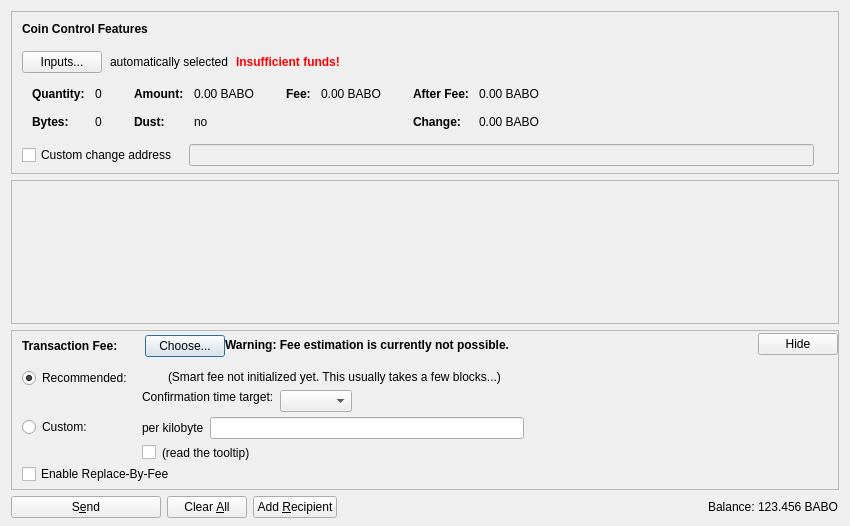
<?xml version="1.0" encoding="UTF-8"?>
<ui version="4.0">
 <class>SendCoinsDialog</class>
 <widget class="QDialog" name="SendCoinsDialog">
  <property name="geometry">
   <rect>
    <x>0</x>
    <y>0</y>
    <width>850</width>
    <height>526</height>
   </rect>
  </property>
  <property name="windowTitle">
   <string>Send Coins</string>
  </property>
  <layout class="QVBoxLayout" name="verticalLayout" stretch="0,1,0,0">
   <property name="bottomMargin">
    <number>8</number>
   </property>
   <item>
    <widget class="QFrame" name="frameCoinControl">
     <property name="sizePolicy">
      <sizepolicy hsizetype="Expanding" vsizetype="Expanding">
       <horstretch>0</horstretch>
       <verstretch>0</verstretch>
      </sizepolicy>
     </property>
     <property name="maximumSize">
      <size>
       <width>16777215</width>
       <height>16777215</height>
      </size>
     </property>
     <property name="frameShape">
      <enum>QFrame::StyledPanel</enum>
     </property>
     <property name="frameShadow">
      <enum>QFrame::Sunken</enum>
     </property>
     <layout class="QVBoxLayout" name="verticalLayoutCoinControl2">
      <property name="spacing">
       <number>0</number>
      </property>
      <property name="leftMargin">
       <number>0</number>
      </property>
      <property name="topMargin">
       <number>0</number>
      </property>
      <property name="rightMargin">
       <number>0</number>
      </property>
      <property name="bottomMargin">
       <number>6</number>
      </property>
      <item>
       <layout class="QVBoxLayout" name="verticalLayoutCoinControl" stretch="0,0,0,0,1">
        <property name="spacing">
         <number>0</number>
        </property>
        <property name="leftMargin">
         <number>10</number>
        </property>
        <property name="topMargin">
         <number>10</number>
        </property>
        <item>
         <layout class="QHBoxLayout" name="horizontalLayoutCoinControl1">
          <property name="bottomMargin">
           <number>15</number>
          </property>
          <item>
           <widget class="QLabel" name="labelCoinControlFeatures">
            <property name="sizePolicy">
             <sizepolicy hsizetype="Preferred" vsizetype="Maximum">
              <horstretch>0</horstretch>
              <verstretch>0</verstretch>
             </sizepolicy>
            </property>
            <property name="font">
             <font>
              <weight>75</weight>
              <bold>true</bold>
             </font>
            </property>
            <property name="styleSheet">
             <string notr="true">font-weight:bold;</string>
            </property>
            <property name="text">
             <string>Coin Control Features</string>
            </property>
           </widget>
          </item>
         </layout>
        </item>
        <item>
         <layout class="QHBoxLayout" name="horizontalLayoutCoinControl2" stretch="0,0,0,0">
          <property name="spacing">
           <number>8</number>
          </property>
          <property name="bottomMargin">
           <number>10</number>
          </property>
          <item>
           <widget class="QPushButton" name="pushButtonCoinControl">
            <property name="styleSheet">
             <string notr="true"/>
            </property>
            <property name="text">
             <string>Inputs...</string>
            </property>
            <property name="autoDefault">
             <bool>false</bool>
            </property>
           </widget>
          </item>
          <item>
           <widget class="QLabel" name="labelCoinControlAutomaticallySelected">
            <property name="text">
             <string>automatically selected</string>
            </property>
            <property name="margin">
             <number>5</number>
            </property>
           </widget>
          </item>
          <item>
           <widget class="QLabel" name="labelCoinControlInsuffFunds">
            <property name="font">
             <font>
              <weight>75</weight>
              <bold>true</bold>
             </font>
            </property>
            <property name="styleSheet">
             <string notr="true">color:red;font-weight:bold;</string>
            </property>
            <property name="text">
             <string>Insufficient funds!</string>
            </property>
            <property name="margin">
             <number>5</number>
            </property>
           </widget>
          </item>
          <item>
           <spacer name="horizontalSpacerCoinControl">
            <property name="orientation">
             <enum>Qt::Horizontal</enum>
            </property>
            <property name="sizeHint" stdset="0">
             <size>
              <width>40</width>
              <height>1</height>
             </size>
            </property>
           </spacer>
          </item>
         </layout>
        </item>
        <item>
         <widget class="QWidget" name="widgetCoinControl" native="true">
          <property name="sizePolicy">
           <sizepolicy hsizetype="Preferred" vsizetype="Preferred">
            <horstretch>0</horstretch>
            <verstretch>0</verstretch>
           </sizepolicy>
          </property>
          <property name="minimumSize">
           <size>
            <width>0</width>
            <height>0</height>
           </size>
          </property>
          <property name="styleSheet">
           <string notr="true"/>
          </property>
          <layout class="QHBoxLayout" name="horizontalLayoutCoinControl5">
           <property name="leftMargin">
            <number>0</number>
           </property>
           <property name="topMargin">
            <number>0</number>
           </property>
           <property name="rightMargin">
            <number>0</number>
           </property>
           <property name="bottomMargin">
            <number>0</number>
           </property>
           <item>
            <layout class="QHBoxLayout" name="horizontalLayoutCoinControl3" stretch="0,0,0,1">
             <property name="spacing">
              <number>20</number>
             </property>
             <property name="topMargin">
              <number>0</number>
             </property>
             <property name="bottomMargin">
              <number>10</number>
             </property>
             <item>
              <layout class="QFormLayout" name="formLayoutCoinControl1">
               <property name="horizontalSpacing">
                <number>10</number>
               </property>
               <property name="verticalSpacing">
                <number>14</number>
               </property>
               <property name="leftMargin">
                <number>10</number>
               </property>
               <property name="topMargin">
                <number>4</number>
               </property>
               <property name="rightMargin">
                <number>6</number>
               </property>
               <item row="0" column="0">
                <widget class="QLabel" name="labelCoinControlQuantityText">
                 <property name="font">
                  <font>
                   <weight>75</weight>
                   <bold>true</bold>
                  </font>
                 </property>
                 <property name="text">
                  <string>Quantity:</string>
                 </property>
                 <property name="margin">
                  <number>0</number>
                 </property>
                </widget>
               </item>
               <item row="0" column="1">
                <widget class="QLabel" name="labelCoinControlQuantity">
                 <property name="cursor">
                  <cursorShape>IBeamCursor</cursorShape>
                 </property>
                 <property name="contextMenuPolicy">
                  <enum>Qt::ActionsContextMenu</enum>
                 </property>
                 <property name="text">
                  <string notr="true">0</string>
                 </property>
                 <property name="margin">
                  <number>0</number>
                 </property>
                 <property name="textInteractionFlags">
                  <set>Qt::LinksAccessibleByMouse|Qt::TextSelectableByKeyboard|Qt::TextSelectableByMouse</set>
                 </property>
                </widget>
               </item>
               <item row="1" column="0">
                <widget class="QLabel" name="labelCoinControlBytesText">
                 <property name="font">
                  <font>
                   <weight>75</weight>
                   <bold>true</bold>
                  </font>
                 </property>
                 <property name="text">
                  <string>Bytes:</string>
                 </property>
                </widget>
               </item>
               <item row="1" column="1">
                <widget class="QLabel" name="labelCoinControlBytes">
                 <property name="cursor">
                  <cursorShape>IBeamCursor</cursorShape>
                 </property>
                 <property name="contextMenuPolicy">
                  <enum>Qt::ActionsContextMenu</enum>
                 </property>
                 <property name="text">
                  <string notr="true">0</string>
                 </property>
                 <property name="textInteractionFlags">
                  <set>Qt::LinksAccessibleByMouse|Qt::TextSelectableByKeyboard|Qt::TextSelectableByMouse</set>
                 </property>
                </widget>
               </item>
              </layout>
             </item>
             <item>
              <layout class="QFormLayout" name="formLayoutCoinControl2">
               <property name="horizontalSpacing">
                <number>10</number>
               </property>
               <property name="verticalSpacing">
                <number>14</number>
               </property>
               <property name="leftMargin">
                <number>6</number>
               </property>
               <property name="topMargin">
                <number>4</number>
               </property>
               <property name="rightMargin">
                <number>6</number>
               </property>
               <item row="0" column="0">
                <widget class="QLabel" name="labelCoinControlAmountText">
                 <property name="font">
                  <font>
                   <weight>75</weight>
                   <bold>true</bold>
                  </font>
                 </property>
                 <property name="text">
                  <string>Amount:</string>
                 </property>
                 <property name="margin">
                  <number>0</number>
                 </property>
                </widget>
               </item>
               <item row="0" column="1">
                <widget class="QLabel" name="labelCoinControlAmount">
                 <property name="cursor">
                  <cursorShape>IBeamCursor</cursorShape>
                 </property>
                 <property name="contextMenuPolicy">
                  <enum>Qt::ActionsContextMenu</enum>
                 </property>
                 <property name="text">
                  <string notr="true">0.00 BABO</string>
                 </property>
                 <property name="textInteractionFlags">
                  <set>Qt::LinksAccessibleByMouse|Qt::TextSelectableByKeyboard|Qt::TextSelectableByMouse</set>
                 </property>
                </widget>
               </item>
               <item row="1" column="0">
                <widget class="QLabel" name="labelCoinControlLowOutputText">
                 <property name="font">
                  <font>
                   <weight>75</weight>
                   <bold>true</bold>
                  </font>
                 </property>
                 <property name="text">
                  <string>Dust:</string>
                 </property>
                </widget>
               </item>
               <item row="1" column="1">
                <widget class="QLabel" name="labelCoinControlLowOutput">
                 <property name="cursor">
                  <cursorShape>IBeamCursor</cursorShape>
                 </property>
                 <property name="contextMenuPolicy">
                  <enum>Qt::ActionsContextMenu</enum>
                 </property>
                 <property name="text">
                  <string notr="true">no</string>
                 </property>
                 <property name="textInteractionFlags">
                  <set>Qt::LinksAccessibleByMouse|Qt::TextSelectableByKeyboard|Qt::TextSelectableByMouse</set>
                 </property>
                </widget>
               </item>
              </layout>
             </item>
             <item>
              <layout class="QFormLayout" name="formLayoutCoinControl3">
               <property name="horizontalSpacing">
                <number>10</number>
               </property>
               <property name="verticalSpacing">
                <number>14</number>
               </property>
               <property name="leftMargin">
                <number>6</number>
               </property>
               <property name="topMargin">
                <number>4</number>
               </property>
               <property name="rightMargin">
                <number>6</number>
               </property>
               <item row="0" column="0">
                <widget class="QLabel" name="labelCoinControlFeeText">
                 <property name="font">
                  <font>
                   <weight>75</weight>
                   <bold>true</bold>
                  </font>
                 </property>
                 <property name="text">
                  <string>Fee:</string>
                 </property>
                 <property name="margin">
                  <number>0</number>
                 </property>
                </widget>
               </item>
               <item row="0" column="1">
                <widget class="QLabel" name="labelCoinControlFee">
                 <property name="cursor">
                  <cursorShape>IBeamCursor</cursorShape>
                 </property>
                 <property name="contextMenuPolicy">
                  <enum>Qt::ActionsContextMenu</enum>
                 </property>
                 <property name="text">
                  <string notr="true">0.00 BABO</string>
                 </property>
                 <property name="textInteractionFlags">
                  <set>Qt::LinksAccessibleByMouse|Qt::TextSelectableByKeyboard|Qt::TextSelectableByMouse</set>
                 </property>
                </widget>
               </item>
              </layout>
             </item>
             <item>
              <layout class="QFormLayout" name="formLayoutCoinControl4">
               <property name="horizontalSpacing">
                <number>10</number>
               </property>
               <property name="verticalSpacing">
                <number>14</number>
               </property>
               <property name="leftMargin">
                <number>6</number>
               </property>
               <property name="topMargin">
                <number>4</number>
               </property>
               <property name="rightMargin">
                <number>6</number>
               </property>
               <item row="0" column="0">
                <widget class="QLabel" name="labelCoinControlAfterFeeText">
                 <property name="font">
                  <font>
                   <weight>75</weight>
                   <bold>true</bold>
                  </font>
                 </property>
                 <property name="text">
                  <string>After Fee:</string>
                 </property>
                 <property name="margin">
                  <number>0</number>
                 </property>
                </widget>
               </item>
               <item row="0" column="1">
                <widget class="QLabel" name="labelCoinControlAfterFee">
                 <property name="cursor">
                  <cursorShape>IBeamCursor</cursorShape>
                 </property>
                 <property name="contextMenuPolicy">
                  <enum>Qt::ActionsContextMenu</enum>
                 </property>
                 <property name="text">
                  <string notr="true">0.00 BABO</string>
                 </property>
                 <property name="textInteractionFlags">
                  <set>Qt::LinksAccessibleByMouse|Qt::TextSelectableByKeyboard|Qt::TextSelectableByMouse</set>
                 </property>
                </widget>
               </item>
               <item row="1" column="0">
                <widget class="QLabel" name="labelCoinControlChangeText">
                 <property name="font">
                  <font>
                   <weight>75</weight>
                   <bold>true</bold>
                  </font>
                 </property>
                 <property name="text">
                  <string>Change:</string>
                 </property>
                </widget>
               </item>
               <item row="1" column="1">
                <widget class="QLabel" name="labelCoinControlChange">
                 <property name="cursor">
                  <cursorShape>IBeamCursor</cursorShape>
                 </property>
                 <property name="contextMenuPolicy">
                  <enum>Qt::ActionsContextMenu</enum>
                 </property>
                 <property name="text">
                  <string notr="true">0.00 BABO</string>
                 </property>
                 <property name="textInteractionFlags">
                  <set>Qt::LinksAccessibleByMouse|Qt::TextSelectableByKeyboard|Qt::TextSelectableByMouse</set>
                 </property>
                </widget>
               </item>
              </layout>
             </item>
            </layout>
           </item>
          </layout>
         </widget>
        </item>
        <item>
         <layout class="QHBoxLayout" name="horizontalLayoutCoinControl4" stretch="0,0,0">
          <property name="spacing">
           <number>12</number>
          </property>
          <property name="sizeConstraint">
           <enum>QLayout::SetDefaultConstraint</enum>
          </property>
          <property name="topMargin">
           <number>5</number>
          </property>
          <property name="rightMargin">
           <number>5</number>
          </property>
          <item>
           <widget class="QCheckBox" name="checkBoxCoinControlChange">
            <property name="toolTip">
             <string>If this is activated, but the change address is empty or invalid, change will be sent to a newly generated address.</string>
            </property>
            <property name="text">
             <string>Custom change address</string>
            </property>
           </widget>
          </item>
          <item>
           <widget class="QValidatedLineEdit" name="lineEditCoinControlChange">
            <property name="enabled">
             <bool>false</bool>
            </property>
            <property name="sizePolicy">
             <sizepolicy hsizetype="Expanding" vsizetype="Fixed">
              <horstretch>0</horstretch>
              <verstretch>0</verstretch>
             </sizepolicy>
            </property>
           </widget>
          </item>
          <item>
           <widget class="QLabel" name="labelCoinControlChangeLabel">
            <property name="sizePolicy">
             <sizepolicy hsizetype="Preferred" vsizetype="Expanding">
              <horstretch>0</horstretch>
              <verstretch>0</verstretch>
             </sizepolicy>
            </property>
            <property name="minimumSize">
             <size>
              <width>0</width>
              <height>0</height>
             </size>
            </property>
            <property name="text">
             <string/>
            </property>
            <property name="margin">
             <number>3</number>
            </property>
           </widget>
          </item>
         </layout>
        </item>
        <item>
         <spacer name="verticalSpacerCoinControl">
          <property name="orientation">
           <enum>Qt::Vertical</enum>
          </property>
          <property name="sizeHint" stdset="0">
           <size>
            <width>800</width>
            <height>1</height>
           </size>
          </property>
         </spacer>
        </item>
       </layout>
      </item>
     </layout>
    </widget>
   </item>
   <item>
    <widget class="QScrollArea" name="scrollArea">
     <property name="widgetResizable">
      <bool>true</bool>
     </property>
     <widget class="QWidget" name="scrollAreaWidgetContents">
      <property name="geometry">
       <rect>
        <x>0</x>
        <y>0</y>
        <width>830</width>
        <height>104</height>
       </rect>
      </property>
      <layout class="QVBoxLayout" name="verticalLayout_2" stretch="0,1">
       <property name="leftMargin">
        <number>0</number>
       </property>
       <property name="topMargin">
        <number>0</number>
       </property>
       <property name="rightMargin">
        <number>0</number>
       </property>
       <property name="bottomMargin">
        <number>0</number>
       </property>
       <item>
        <layout class="QVBoxLayout" name="entries">
         <property name="spacing">
          <number>6</number>
         </property>
        </layout>
       </item>
       <item>
        <spacer name="verticalSpacer">
         <property name="orientation">
          <enum>Qt::Vertical</enum>
         </property>
         <property name="sizeHint" stdset="0">
          <size>
           <width>20</width>
           <height>40</height>
          </size>
         </property>
        </spacer>
       </item>
      </layout>
     </widget>
    </widget>
   </item>
   <item>
    <widget class="QFrame" name="frameFee">
     <property name="sizePolicy">
      <sizepolicy hsizetype="Expanding" vsizetype="Expanding">
       <horstretch>0</horstretch>
       <verstretch>0</verstretch>
      </sizepolicy>
     </property>
     <property name="maximumSize">
      <size>
       <width>16777215</width>
       <height>16777215</height>
      </size>
     </property>
     <property name="frameShape">
      <enum>QFrame::StyledPanel</enum>
     </property>
     <property name="frameShadow">
      <enum>QFrame::Sunken</enum>
     </property>
     <layout class="QVBoxLayout" name="verticalLayoutFee1">
      <property name="spacing">
       <number>0</number>
      </property>
      <property name="leftMargin">
       <number>0</number>
      </property>
      <property name="topMargin">
       <number>0</number>
      </property>
      <property name="rightMargin">
       <number>0</number>
      </property>
      <property name="bottomMargin">
       <number>0</number>
      </property>
      <item>
       <layout class="QVBoxLayout" name="verticalLayoutFee2" stretch="0,0,0">
        <property name="spacing">
         <number>0</number>
        </property>
        <property name="leftMargin">
         <number>10</number>
        </property>
        <property name="topMargin">
         <number>0</number>
        </property>
        <item>
         <layout class="QHBoxLayout" name="horizontalLayoutFee1">
          <property name="bottomMargin">
           <number>0</number>
          </property>
          <item>
           <layout class="QVBoxLayout" name="verticalLayoutFee7">
            <property name="spacing">
             <number>0</number>
            </property>
            <item>
             <spacer name="verticalSpacerSmartFee">
              <property name="orientation">
               <enum>Qt::Vertical</enum>
              </property>
              <property name="sizeType">
               <enum>QSizePolicy::Fixed</enum>
              </property>
              <property name="sizeHint" stdset="0">
               <size>
                <width>1</width>
                <height>4</height>
               </size>
              </property>
             </spacer>
            </item>
            <item>
             <layout class="QHBoxLayout" name="horizontalLayoutSmartFee">
              <property name="spacing">
               <number>10</number>
              </property>
              <item>
               <widget class="QLabel" name="labelFeeHeadline">
                <property name="sizePolicy">
                 <sizepolicy hsizetype="Preferred" vsizetype="Maximum">
                  <horstretch>0</horstretch>
                  <verstretch>0</verstretch>
                 </sizepolicy>
                </property>
                <property name="font">
                 <font>
                  <weight>75</weight>
                  <bold>true</bold>
                 </font>
                </property>
                <property name="styleSheet">
                 <string notr="true">font-weight:bold;</string>
                </property>
                <property name="text">
                 <string>Transaction Fee:</string>
                </property>
               </widget>
              </item>
              <item>
               <widget class="QLabel" name="labelFeeMinimized">
                <property name="text">
                 <string/>
                </property>
               </widget>
              </item>
              <item>
               <widget class="QPushButton" name="buttonChooseFee">
                <property name="text">
                 <string>Choose...</string>
                </property>
               </widget>
              </item>
             </layout>
            </item>
            <item>
             <spacer name="verticalSpacer_5">
              <property name="orientation">
               <enum>Qt::Vertical</enum>
              </property>
              <property name="sizeHint" stdset="0">
               <size>
                <width>1</width>
                <height>1</height>
               </size>
              </property>
             </spacer>
            </item>
           </layout>
          </item>
          <item>
           <widget class="QLabel" name="fallbackFeeWarningLabel">
            <property name="toolTip">
             <string>Using the fallbackfee can result in sending a transaction that will take several hours or days (or never) to confirm. Consider choosing your fee manually or wait until you have validated the complete chain.</string>
            </property>
            <property name="font">
            <font>
                <weight>75</weight>
                <bold>true</bold>
            </font>
            </property>
            <property name="text">
             <string>Warning: Fee estimation is currently not possible.</string>
            </property>
            <property name="wordWrap">
             <bool>false</bool>
            </property>
           </widget>
          </item>
          <item>
           <spacer name="horizontalSpacer_4">
            <property name="orientation">
             <enum>Qt::Horizontal</enum>
            </property>
            <property name="sizeType">
             <enum>QSizePolicy::MinimumExpanding</enum>
            </property>
            <property name="sizeHint" stdset="0">
             <size>
              <width>40</width>
              <height>20</height>
             </size>
            </property>
           </spacer>
          </item>
          <item>
           <widget class="QPushButton" name="buttonMinimizeFee">
            <property name="toolTip">
             <string>collapse fee-settings</string>
            </property>
            <property name="text">
             <string>Hide</string>
            </property>
           </widget>
          </item>
         </layout>
        </item>
        <item>
         <widget class="QFrame" name="frameFeeSelection">
          <layout class="QVBoxLayout" name="verticalLayoutFee12">
           <property name="spacing">
            <number>0</number>
           </property>
           <property name="leftMargin">
            <number>0</number>
           </property>
           <property name="topMargin">
            <number>0</number>
           </property>
           <property name="rightMargin">
            <number>0</number>
           </property>
           <property name="bottomMargin">
            <number>0</number>
           </property>
           <item>
            <layout class="QGridLayout" name="gridLayoutFee">
             <property name="topMargin">
              <number>10</number>
             </property>
             <property name="bottomMargin">
              <number>4</number>
             </property>
             <property name="horizontalSpacing">
              <number>10</number>
             </property>
             <property name="verticalSpacing">
              <number>4</number>
             </property>
             <item row="1" column="1">
              <layout class="QVBoxLayout" name="verticalLayoutFee8">
               <property name="spacing">
                <number>6</number>
               </property>
               <item>
                <layout class="QHBoxLayout" name="horizontalLayoutFee13">
                 <item>
                  <widget class="QLabel" name="labelCustomPerKilobyte">
                   <property name="toolTip">
                    <string>Specify a custom fee per kB (1,000 bytes) of the transaction's virtual size.

Note:  Since the fee is calculated on a per-byte basis, a fee of "100 satoshis per kB" for a transaction size of 500 bytes (half of 1 kB) would ultimately yield a fee of only 50 satoshis.</string>
                   </property>
                   <property name="text">
                    <string>per kilobyte</string>
                   </property>
                  </widget>
                 </item>
                 <item>
                  <widget class="BabocoinAmountField" name="customFee"/>
                 </item>
                 <item>
                  <spacer name="horizontalSpacer_6">
                   <property name="orientation">
                    <enum>Qt::Horizontal</enum>
                   </property>
                   <property name="sizeHint" stdset="0">
                    <size>
                     <width>1</width>
                     <height>1</height>
                    </size>
                   </property>
                  </spacer>
                 </item>
                </layout>
               </item>
               <item>
                <layout class="QHBoxLayout" name="horizontalLayoutFee8">
                 <item>
                  <widget class="QCheckBox" name="checkBoxMinimumFee">
                   <property name="toolTip">
                    <string>Paying only the minimum fee is just fine as long as there is less transaction volume than space in the blocks. But be aware that this can end up in a never confirming transaction once there is more demand for babocoin transactions than the network can process.</string>
                   </property>
                   <property name="text">
                    <string/>
                   </property>
                  </widget>
                 </item>
                 <item>
                  <widget class="QLabel" name="labelMinFeeWarning">
                   <property name="enabled">
                    <bool>true</bool>
                   </property>
                   <property name="toolTip">
                    <string>Paying only the minimum fee is just fine as long as there is less transaction volume than space in the blocks. But be aware that this can end up in a never confirming transaction once there is more demand for babocoin transactions than the network can process.</string>
                   </property>
                   <property name="text">
                    <string>(read the tooltip)</string>
                   </property>
                   <property name="margin">
                    <number>5</number>
                   </property>
                  </widget>
                 </item>
                 <item>
                  <spacer name="horizontalSpacer_2">
                   <property name="orientation">
                    <enum>Qt::Horizontal</enum>
                   </property>
                   <property name="sizeHint" stdset="0">
                    <size>
                     <width>1</width>
                     <height>1</height>
                    </size>
                   </property>
                  </spacer>
                 </item>
                </layout>
               </item>
              </layout>
             </item>
             <item row="0" column="0">
              <layout class="QVBoxLayout" name="verticalLayoutFee4" stretch="0,1">
               <item>
                <widget class="QRadioButton" name="radioSmartFee">
                 <property name="text">
                  <string>Recommended:</string>
                 </property>
                 <property name="checked">
                  <bool>true</bool>
                 </property>
                 <attribute name="buttonGroup">
                  <string notr="true">groupFee</string>
                 </attribute>
                </widget>
               </item>
               <item>
                <spacer name="verticalSpacer_2">
                 <property name="orientation">
                  <enum>Qt::Vertical</enum>
                 </property>
                 <property name="sizeHint" stdset="0">
                  <size>
                   <width>1</width>
                   <height>1</height>
                  </size>
                 </property>
                </spacer>
               </item>
              </layout>
             </item>
             <item row="1" column="0">
              <layout class="QVBoxLayout" name="verticalLayoutFee9" stretch="0,1">
               <item>
                <widget class="QRadioButton" name="radioCustomFee">
                 <property name="text">
                  <string>Custom:</string>
                 </property>
                 <attribute name="buttonGroup">
                  <string notr="true">groupFee</string>
                 </attribute>
                </widget>
               </item>
               <item>
                <spacer name="verticalSpacer_6">
                 <property name="orientation">
                  <enum>Qt::Vertical</enum>
                 </property>
                 <property name="sizeHint" stdset="0">
                  <size>
                   <width>1</width>
                   <height>1</height>
                  </size>
                 </property>
                </spacer>
               </item>
              </layout>
             </item>
             <item row="0" column="1">
              <layout class="QVBoxLayout" name="verticalLayoutFee3" stretch="0,0,1">
               <property name="spacing">
                <number>6</number>
               </property>
               <property name="topMargin">
                <number>2</number>
               </property>
               <item>
                <layout class="QHBoxLayout" name="horizontalLayoutFee12">
                 <item>
                  <widget class="QLabel" name="labelSmartFee">
                   <property name="text">
                    <string/>
                   </property>
                   <property name="margin">
                    <number>2</number>
                   </property>
                  </widget>
                 </item>
                 <item>
                  <widget class="QLabel" name="labelFeeEstimation">
                   <property name="text">
                    <string/>
                   </property>
                  </widget>
                 </item>
                 <item>
                  <widget class="QLabel" name="labelSmartFee2">
                   <property name="text">
                    <string>(Smart fee not initialized yet. This usually takes a few blocks...)</string>
                   </property>
                   <property name="margin">
                    <number>2</number>
                   </property>
                  </widget>
                 </item>
                 <item>
                  <spacer name="horizontalSpacer_5">
                   <property name="orientation">
                    <enum>Qt::Horizontal</enum>
                   </property>
                   <property name="sizeHint" stdset="0">
                    <size>
                     <width>1</width>
                     <height>1</height>
                    </size>
                   </property>
                  </spacer>
                 </item>
                </layout>
               </item>
               <item>
                <layout class="QHBoxLayout" name="horizontalLayoutFee9">
                 <item>
                  <layout class="QVBoxLayout" name="verticalLayoutFee6">
                   <item>
                    <widget class="QLabel" name="labelSmartFee3">
                     <property name="text">
                      <string>Confirmation time target:</string>
                     </property>
                     <property name="margin">
                      <number>2</number>
                     </property>
                    </widget>
                   </item>
                   <item>
                    <spacer name="verticalSpacer_3">
                     <property name="orientation">
                      <enum>Qt::Vertical</enum>
                     </property>
                     <property name="sizeHint" stdset="0">
                      <size>
                       <width>1</width>
                       <height>1</height>
                      </size>
                     </property>
                    </spacer>
                   </item>
                  </layout>
                 </item>
                 <item>
                  <layout class="QVBoxLayout" name="verticalLayoutFee5">
                   <property name="rightMargin">
                    <number>30</number>
                   </property>
                   <item>
                    <layout class="QHBoxLayout" name="horizontalLayoutConfTarget">
                     <property name="bottomMargin">
                      <number>0</number>
                     </property>
                     <item>
                      <widget class="QComboBox" name="confTargetSelector"/>
                     </item>
                     <item>
                      <spacer name="horizontalSpacerConfTarget">
                       <property name="orientation">
                        <enum>Qt::Horizontal</enum>
                       </property>
                       <property name="sizeHint" stdset="0">
                        <size>
                         <width>40</width>
                         <height>20</height>
                        </size>
                       </property>
                      </spacer>
                     </item>
                    </layout>
                   </item>
                  </layout>
                 </item>
                </layout>
               </item>
               <item>
                <spacer name="verticalSpacer_4">
                 <property name="orientation">
                  <enum>Qt::Vertical</enum>
                 </property>
                 <property name="sizeHint" stdset="0">
                  <size>
                   <width>1</width>
                   <height>1</height>
                  </size>
                 </property>
                </spacer>
               </item>
              </layout>
             </item>
            </layout>
           </item>
           <item>
            <widget class="QCheckBox" name="optInRBF">
             <property name="text">
              <string>Enable Replace-By-Fee</string>
             </property>
             <property name="toolTip">
              <string>With Replace-By-Fee (BIP-125) you can increase a transaction's fee after it is sent. Without this, a higher fee may be recommended to compensate for increased transaction delay risk.</string>
             </property>
            </widget>
           </item>
          </layout>
         </widget>
        </item>
        <item>
         <spacer name="verticalSpacerFee">
          <property name="orientation">
           <enum>Qt::Vertical</enum>
          </property>
          <property name="sizeHint" stdset="0">
           <size>
            <width>40</width>
            <height>5</height>
           </size>
          </property>
         </spacer>
        </item>
       </layout>
      </item>
     </layout>
    </widget>
   </item>
   <item>
    <layout class="QHBoxLayout" name="horizontalLayout">
     <item>
      <widget class="QPushButton" name="sendButton">
       <property name="minimumSize">
        <size>
         <width>150</width>
         <height>0</height>
        </size>
       </property>
       <property name="toolTip">
        <string>Confirm the send action</string>
       </property>
       <property name="text">
        <string>S&amp;end</string>
       </property>
       <property name="icon">
        <iconset resource="../babocoin.qrc">
         <normaloff>:/icons/send</normaloff>:/icons/send</iconset>
       </property>
       <property name="autoDefault">
        <bool>false</bool>
       </property>
       <property name="default">
        <bool>false</bool>
       </property>
      </widget>
     </item>
     <item>
      <widget class="QPushButton" name="clearButton">
       <property name="sizePolicy">
        <sizepolicy hsizetype="Minimum" vsizetype="Fixed">
         <horstretch>0</horstretch>
         <verstretch>0</verstretch>
        </sizepolicy>
       </property>
       <property name="toolTip">
        <string>Clear all fields of the form.</string>
       </property>
       <property name="text">
        <string>Clear &amp;All</string>
       </property>
       <property name="icon">
        <iconset resource="../babocoin.qrc">
         <normaloff>:/icons/remove</normaloff>:/icons/remove</iconset>
       </property>
       <property name="autoDefault">
        <bool>false</bool>
       </property>
      </widget>
     </item>
     <item>
      <widget class="QPushButton" name="addButton">
       <property name="toolTip">
        <string>Send to multiple recipients at once</string>
       </property>
       <property name="text">
        <string>Add &amp;Recipient</string>
       </property>
       <property name="icon">
        <iconset resource="../babocoin.qrc">
         <normaloff>:/icons/add</normaloff>:/icons/add</iconset>
       </property>
       <property name="autoDefault">
        <bool>false</bool>
       </property>
      </widget>
     </item>
     <item>
      <spacer name="horizontalSpacer">
       <property name="orientation">
        <enum>Qt::Horizontal</enum>
       </property>
       <property name="sizeHint" stdset="0">
        <size>
         <width>40</width>
         <height>20</height>
        </size>
       </property>
      </spacer>
     </item>
     <item>
      <layout class="QHBoxLayout" name="horizontalLayout_2">
       <property name="spacing">
        <number>3</number>
       </property>
       <item>
        <widget class="QLabel" name="label">
         <property name="sizePolicy">
          <sizepolicy hsizetype="Preferred" vsizetype="Fixed">
           <horstretch>0</horstretch>
           <verstretch>0</verstretch>
          </sizepolicy>
         </property>
         <property name="text">
          <string>Balance:</string>
         </property>
        </widget>
       </item>
       <item>
        <widget class="QLabel" name="labelBalance">
         <property name="sizePolicy">
          <sizepolicy hsizetype="Preferred" vsizetype="Fixed">
           <horstretch>0</horstretch>
           <verstretch>0</verstretch>
          </sizepolicy>
         </property>
         <property name="cursor">
          <cursorShape>IBeamCursor</cursorShape>
         </property>
         <property name="text">
          <string notr="true">123.456 BABO</string>
         </property>
         <property name="textInteractionFlags">
          <set>Qt::LinksAccessibleByMouse|Qt::TextSelectableByKeyboard|Qt::TextSelectableByMouse</set>
         </property>
        </widget>
       </item>
      </layout>
     </item>
    </layout>
   </item>
  </layout>
 </widget>
 <customwidgets>
  <customwidget>
   <class>QValidatedLineEdit</class>
   <extends>QLineEdit</extends>
   <header>qt/qvalidatedlineedit.h</header>
  </customwidget>
  <customwidget>
   <class>BabocoinAmountField</class>
   <extends>QLineEdit</extends>
   <header>qt/babocoinamountfield.h</header>
   <container>1</container>
  </customwidget>
 </customwidgets>
 <resources>
  <include location="../babocoin.qrc"/>
 </resources>
 <connections/>
 <buttongroups>
  <buttongroup name="groupFee"/>
 </buttongroups>
</ui>
